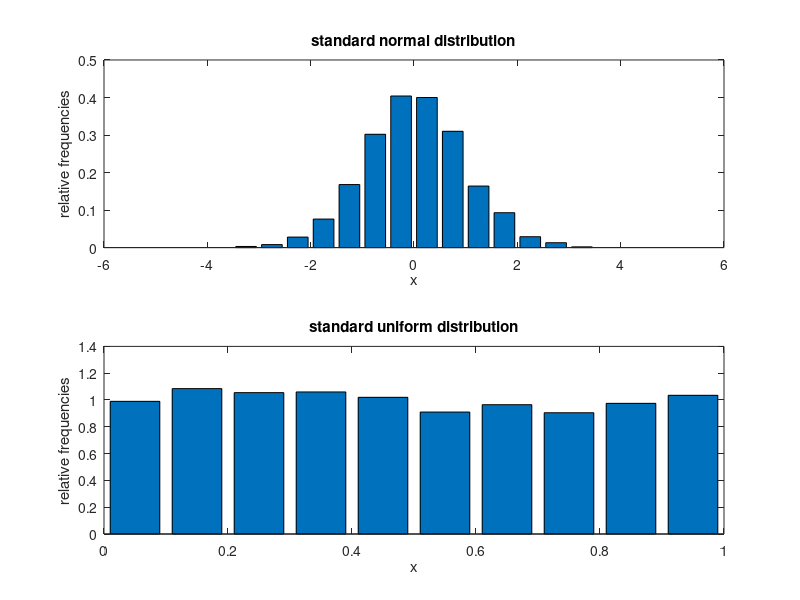

Source code (MATLAB):
subplot(2,1,1);
N=2000;
x=randn(1,N);
bins=-4.25:0.5:4.25;
[yvalues,xvalues]=hist(x,bins);
yvalues=yvalues/(N*0.5);
bar(xvalues,yvalues);
xlabel('x');
ylabel('relative frequencies');
title('standard normal distribution');
subplot(2,1,2);
x=rand(1,N);
bins=0.05:0.1:0.95;
[yvalues,xvalues]=hist(x,bins);
yvalues=yvalues/(N*0.1);
bar(xvalues,yvalues);
xlabel('x');
ylabel('relative frequencies');
title('standard uniform distribution');